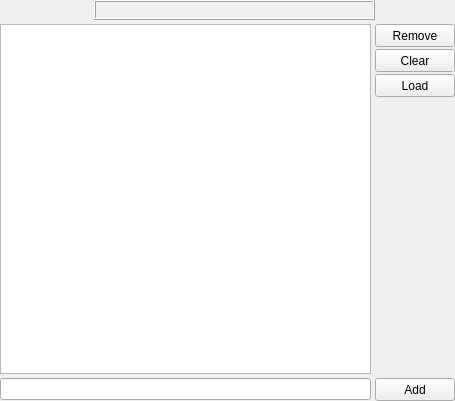
<?xml version="1.0" encoding="UTF-8"?>
<ui version="4.0">
 <class>InputWidget</class>
 <widget class="QWidget" name="InputWidget">
  <property name="geometry">
   <rect>
    <x>0</x>
    <y>0</y>
    <width>455</width>
    <height>401</height>
   </rect>
  </property>
  <property name="windowTitle">
   <string>Form</string>
  </property>
  <layout class="QVBoxLayout" name="verticalLayout_2">
   <property name="spacing">
    <number>4</number>
   </property>
   <property name="leftMargin">
    <number>0</number>
   </property>
   <property name="topMargin">
    <number>0</number>
   </property>
   <property name="rightMargin">
    <number>0</number>
   </property>
   <property name="bottomMargin">
    <number>0</number>
   </property>
   <item>
    <layout class="QHBoxLayout" name="horizontalLayout">
     <item>
      <widget class="QLabel" name="labelName">
       <property name="sizePolicy">
        <sizepolicy hsizetype="Fixed" vsizetype="Maximum">
         <horstretch>0</horstretch>
         <verstretch>0</verstretch>
        </sizepolicy>
       </property>
       <property name="minimumSize">
        <size>
         <width>90</width>
         <height>0</height>
        </size>
       </property>
       <property name="maximumSize">
        <size>
         <width>90</width>
         <height>16777215</height>
        </size>
       </property>
       <property name="font">
        <font>
         <weight>75</weight>
         <bold>true</bold>
        </font>
       </property>
       <property name="text">
        <string/>
       </property>
      </widget>
     </item>
     <item>
      <widget class="QLabel" name="labelCount">
       <property name="frameShape">
        <enum>QFrame::Box</enum>
       </property>
       <property name="frameShadow">
        <enum>QFrame::Raised</enum>
       </property>
       <property name="text">
        <string/>
       </property>
      </widget>
     </item>
     <item>
      <spacer name="horizontalSpacer">
       <property name="orientation">
        <enum>Qt::Horizontal</enum>
       </property>
       <property name="sizeType">
        <enum>QSizePolicy::Fixed</enum>
       </property>
       <property name="sizeHint" stdset="0">
        <size>
         <width>80</width>
         <height>20</height>
        </size>
       </property>
      </spacer>
     </item>
    </layout>
   </item>
   <item>
    <layout class="QHBoxLayout" name="horizontalLayout_3">
     <item>
      <widget class="QListWidget" name="listWidget"/>
     </item>
     <item>
      <layout class="QVBoxLayout" name="verticalLayout">
       <property name="spacing">
        <number>2</number>
       </property>
       <item>
        <widget class="QPushButton" name="buttonRemove">
         <property name="minimumSize">
          <size>
           <width>75</width>
           <height>23</height>
          </size>
         </property>
         <property name="text">
          <string>Remove</string>
         </property>
        </widget>
       </item>
       <item>
        <widget class="QPushButton" name="buttonClear">
         <property name="minimumSize">
          <size>
           <width>75</width>
           <height>23</height>
          </size>
         </property>
         <property name="text">
          <string>Clear</string>
         </property>
        </widget>
       </item>
       <item>
        <widget class="QPushButton" name="buttonLoad">
         <property name="minimumSize">
          <size>
           <width>75</width>
           <height>23</height>
          </size>
         </property>
         <property name="text">
          <string>Load</string>
         </property>
        </widget>
       </item>
       <item>
        <spacer name="verticalSpacer">
         <property name="orientation">
          <enum>Qt::Vertical</enum>
         </property>
         <property name="sizeHint" stdset="0">
          <size>
           <width>20</width>
           <height>40</height>
          </size>
         </property>
        </spacer>
       </item>
      </layout>
     </item>
    </layout>
   </item>
   <item>
    <layout class="QHBoxLayout" name="horizontalLayout_2">
     <item>
      <widget class="QLineEdit" name="lineEdit"/>
     </item>
     <item>
      <widget class="QPushButton" name="buttonAdd">
       <property name="minimumSize">
        <size>
         <width>75</width>
         <height>23</height>
        </size>
       </property>
       <property name="text">
        <string>Add</string>
       </property>
      </widget>
     </item>
    </layout>
   </item>
  </layout>
 </widget>
 <resources/>
 <connections/>
</ui>
